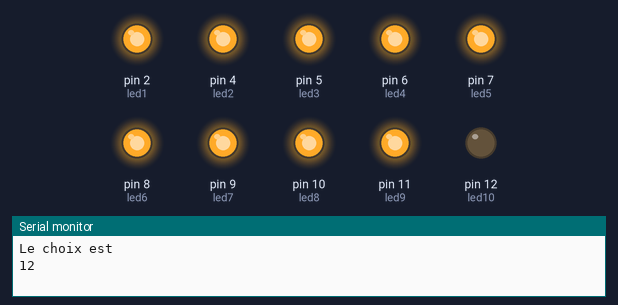
A sketch run on a simulated Arduino Uno, built with avr-gcc and run on an emulated ATmega328P. On the bench: output pins drawn as LEDs (lit = HIGH), the last lines printed to the serial monitor. Random numbers use the default seed unless the sketch sets one.

Above: at 0.1 s.
At 5.1 s:
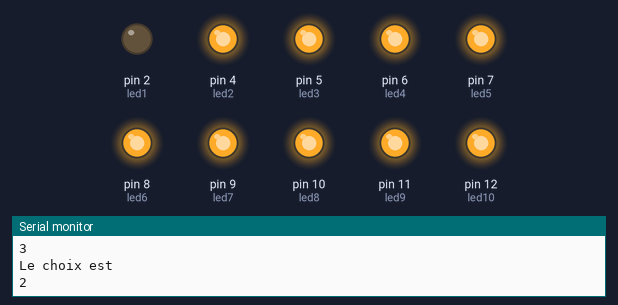
At 10.1 s:
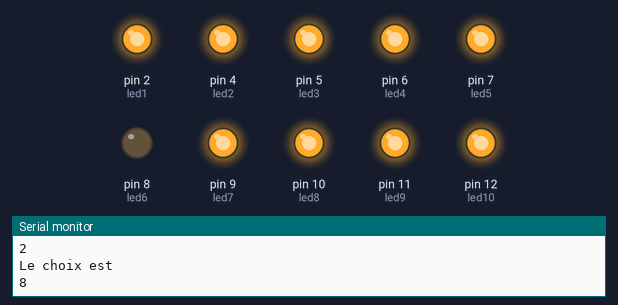
At 15.1 s:
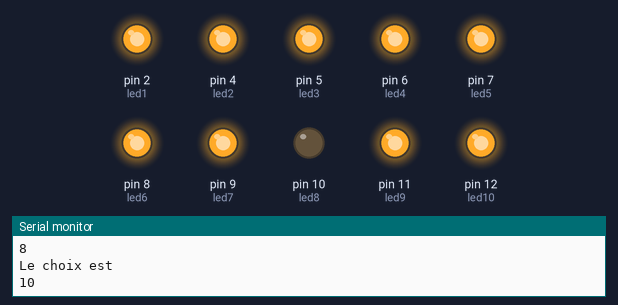
At 25.1 s:
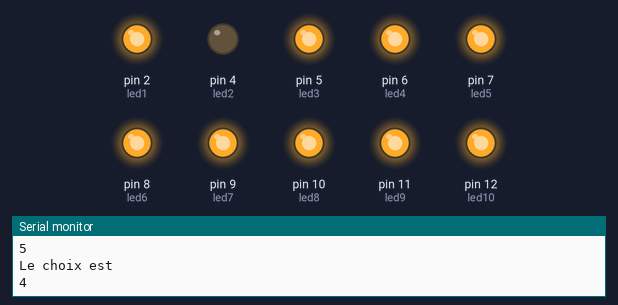
At 35.1 s:
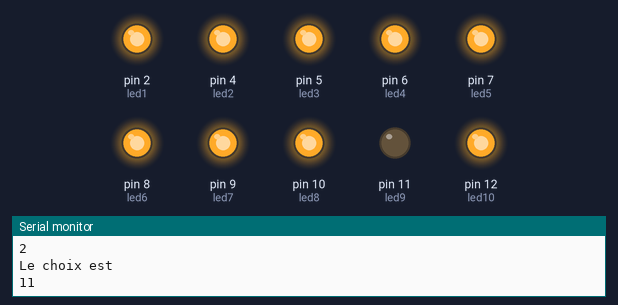
Timing chart, 0 to 36.6 s (numbered marks = the images above):
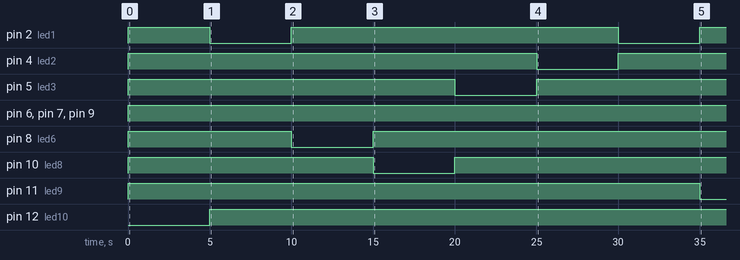

Measured:
- by itself, pin 2 (led1): goes HIGH 5.0 s, LOW 5.0 s, HIGH 20.0 s, LOW 5.0 s, then HIGH
- by itself, pin 4 (led2): LOW → HIGH at 0.00 s, → LOW 25.0 s later, → HIGH 5.0 s later
- by itself, pin 5 (led3): LOW → HIGH at 0.00 s, → LOW 20.0 s later, → HIGH 5.0 s later
- by itself, pin 6 (led4), pin 7 (led5), pin 9 (led7): LOW → HIGH at 0.00 s
- by itself, pin 8 (led6): LOW → HIGH at 0.00 s, → LOW 10.0 s later, → HIGH 5.0 s later
- by itself, pin 10 (led8): LOW → HIGH at 0.00 s, → LOW 15.0 s later, → HIGH 5.0 s later
- by itself, pin 11 (led9): LOW → HIGH at 0.00 s, → LOW 35.0 s later
- by itself, pin 12 (led10): LOW → HIGH at 5.0 s

The sketch:

1_LED_CHOIX.ino
```cpp
  int choix;
  const int led1=2;
  const int led2=4;
  const int led3=5;
  const int led4=6;
  const int led5=7;
  const int led6=8;
  const int led7=9;
  const int led8=10;
  const int led9=11;
  const int led10=12;

 void setup(){
Serial.begin(9600);

pinMode(led1,OUTPUT);
pinMode(led2,OUTPUT);
pinMode(led3,OUTPUT);
pinMode(led4,OUTPUT);
pinMode(led5,OUTPUT);
pinMode(led6,OUTPUT);
pinMode(led7,OUTPUT);
pinMode(led8,OUTPUT);
pinMode(led9,OUTPUT);
pinMode(led10,OUTPUT);

 }

void loop() {
  // put your main code here, to run repeatedly:
 choix = random(2,13); // On a utilisé la fonction random pour que le choix soit aléatoire
    Serial.println("Le choix est"); //Ce messegage sera affiché sur le moniteur série,
    Serial.println(choix);      //suivi du numéro de la broche choisie aléatoirement

if(choix==2) // si ce choix est 2 voila ce qui va se passer ci-dessous
{

  digitalWrite(led1, LOW);
  digitalWrite(led2, HIGH);
  digitalWrite(led3, HIGH);
  digitalWrite(led4, HIGH);
  digitalWrite(led5, HIGH);
  digitalWrite(led6, HIGH);
  digitalWrite(led7, HIGH);
  digitalWrite(led8, HIGH);
  digitalWrite(led9, HIGH);
  digitalWrite(led10, HIGH);
  delay(5000); // on observe une pause de 5 secondes
}
else if(choix == 4) //si ce choix est 3 voila ce qui va se passer ci-dessous
{
 digitalWrite(led1, HIGH);
  digitalWrite(led2, LOW);
  digitalWrite(led3, HIGH);
  digitalWrite(led4, HIGH);
  digitalWrite(led5, HIGH);
  digitalWrite(led6, HIGH);
  digitalWrite(led7,  HIGH);
  digitalWrite(led8, HIGH);
  digitalWrite(led9, HIGH);
  digitalWrite(led10, HIGH);
  delay(5000); // on observe une pause de 5 secondes
}
else if(choix==5) //si ce choix est 4 voila ce qui va se passer ci-dessous
{
 digitalWrite(led1, HIGH);
  digitalWrite(led2, HIGH);
  digitalWrite(led3, LOW);
  digitalWrite(led4, HIGH);
  digitalWrite(led5, HIGH);
  digitalWrite(led6, HIGH);
  digitalWrite(led7,  HIGH);
  digitalWrite(led8, HIGH);
  digitalWrite(led9, HIGH);
  digitalWrite(led10, HIGH);
  delay(5000); // on observe une pause de 5 secondes
}
else if(choix == 6) //si ce choix est 5 voila ce qui va se passer ci-dessous
{
 digitalWrite(led1, HIGH);
  digitalWrite(led2, HIGH);
  digitalWrite(led3, HIGH);
  digitalWrite(led4, LOW);
  digitalWrite(led5, HIGH);
  digitalWrite(led6, HIGH);
  digitalWrite(led7,  HIGH);
  digitalWrite(led8, HIGH);
  digitalWrite(led9, HIGH);
  digitalWrite(led10, HIGH);
  delay(5000); // on observe une pause de 5 secondes
}
else if(choix == 7) //si ce choix est 6 voila ce qui va se passer ci-dessous
{
 digitalWrite(led1, HIGH);
  digitalWrite(led2, HIGH);
  digitalWrite(led3, HIGH);
  digitalWrite(led4, HIGH);
  digitalWrite(led5, LOW);
  digitalWrite(led6, HIGH);
  digitalWrite(led7,  HIGH);
  digitalWrite(led8, HIGH);
  digitalWrite(led9, HIGH);
  digitalWrite(led10, HIGH);
  delay(5000); // on observe une pause de 5 secondes
}
else if(choix == 8) //si ce choix est 7 voila ce qui va se passer ci-dessous
{
 digitalWrite(led1, HIGH);
  digitalWrite(led2, HIGH);
  digitalWrite(led3, HIGH);
  digitalWrite(led4, HIGH);
  digitalWrite(led5, HIGH);
  digitalWrite(led6, LOW);
  digitalWrite(led7,  HIGH);
  digitalWrite(led8, HIGH);
  digitalWrite(led9, HIGH);
  digitalWrite(led10, HIGH);
  delay(5000); // on observe une pause de 5 secondes
}
else if(choix == 9)// si ce choix est 8 voila ce qui va se passer ci-dessous
{
 digitalWrite(led1, HIGH);
  digitalWrite(led2, HIGH);
  digitalWrite(led3, HIGH);
  digitalWrite(led4, HIGH);
  digitalWrite(led5, HIGH);
  digitalWrite(led6, HIGH);
  digitalWrite(led7, LOW);
  digitalWrite(led8, HIGH);
  digitalWrite(led9, HIGH);
  digitalWrite(led10,HIGH);
  delay(5000); // on observe une pause de 5 secondes
}
else if(choix == 10) //si ce choix est 9 voila ce qui va se passer ci-dessous
{
 digitalWrite(led1, HIGH);
  digitalWrite(led2, HIGH);
  digitalWrite(led3, HIGH);
  digitalWrite(led4, HIGH);
  digitalWrite(led5, HIGH);
  digitalWrite(led6, HIGH);
  digitalWrite(led7, HIGH);
  digitalWrite(led8, LOW);
  digitalWrite(led9, HIGH);
  digitalWrite(led10, HIGH);
  delay(5000); // on observe une pause de 5 secondes
}
else if(choix == 11) //si ce choix est 10 voila ce qui va se passer ci-dessous
{
 digitalWrite(led1, HIGH);
  digitalWrite(led2, HIGH);
  digitalWrite(led3, HIGH);
  digitalWrite(led4, HIGH);
  digitalWrite(led5, HIGH);
  digitalWrite(led6, HIGH);
  digitalWrite(led7,  HIGH);
  digitalWrite(led8, HIGH);
  digitalWrite(led9, LOW);
  digitalWrite(led10, HIGH);
  delay(5000); // on observe une pause de 5 secondes
}
else if(choix==12) //si ce choix est 11 voila ce qui va se passer ci-dessous
{
 digitalWrite(led1, HIGH);
  digitalWrite(led2, HIGH);
  digitalWrite(led3, HIGH);
  digitalWrite(led4, HIGH);
  digitalWrite(led5, HIGH);
  digitalWrite(led6, HIGH);
  digitalWrite(led7, HIGH);
  digitalWrite(led8, HIGH);
  digitalWrite(led9, HIGH);
  digitalWrite(led10,LOW);
  delay(5000); // on observe une pause de 5 secondes
  // A la fin on recommence le processus
}


}
```
